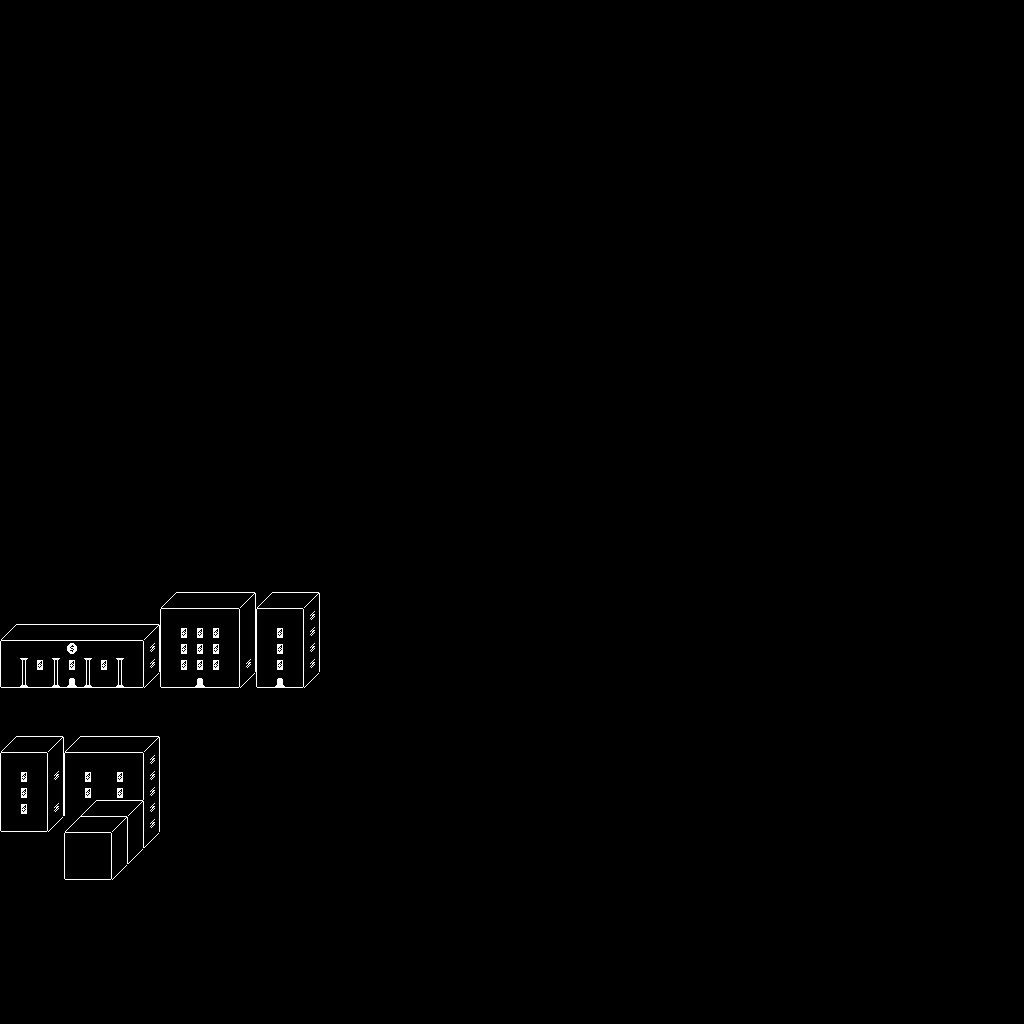

Tiled map render using the project's own tile images. Description and the map definition, with tile-layer contents summarised, below:
An orthogonal 64x64 tile map with 16x16 px tiles, 2 tile layers (main, collision) and 1 object (suburb).

<map version="1.8" tiledversion="1.8.0" orientation="orthogonal" renderorder="right-down" width="64" height="64" tilewidth="16" tileheight="16" infinite="0" nextlayerid="6" nextobjectid="3">
 <tileset firstgid="1" source="tileset.tsx" />
 <layer id="1" name="main" width="64" height="64">
  <data>[4096 cells, 4096 non-empty, 3 distinct tile ids]</data>
 </layer>
 <layer id="2" name="collision" width="64" height="64">
  <data>[4096 cells, 178 non-empty, 23 distinct tile ids]</data>
 </layer>
 <objectgroup id="4" name="enemy" />
 <objectgroup id="3" name="suburb">
  <object id="1" name="suburb" x="80.2752" y="1012.39" width="16.5138" height="10.5505" />
 </objectgroup>
</map>
